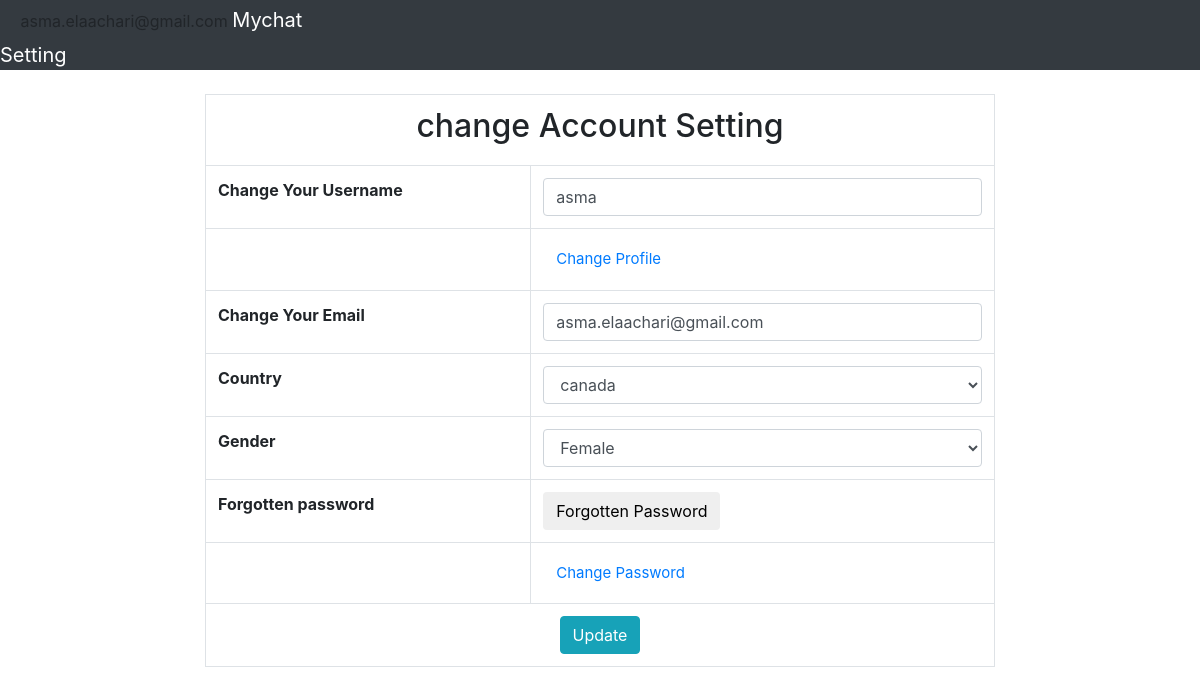
The app's page /setting_acount.php (signed in) with its own data.
### tables this page shows
CREATE TABLE `user` (
  `user_id` int(11) NOT NULL,
  `user_name` varchar(100) NOT NULL,
  `user_pass` varchar(100) NOT NULL,
  `user_email` varchar(100) NOT NULL,
  `user_profile` varchar(255) NOT NULL,
  `user_country` text NOT NULL,
  `user_gender` text NOT NULL,
  `forgetten_answer` varchar(100) NOT NULL,
  `log_in` varchar(7) NOT NULL
);

### setting_acount.php (the view, shortened to what this page needs)
<!DOCTYPE html>
<?php
include("include/connection.php");
include("include/header.php");
?>
<html lang="en">
<head>
    <link rel="stylesheet" href="https://maxcdn.bootstrapcdn.com/bootstrap/4.1.3/css/bootstrap.min.css">
</head>
<body>
    <div class="row">
        <div class="col-sm-2">
        </div>
        <?php
        $user = $_SESSION['user_email'];
        $get_user = "select * from user where user_email='$user'";
        $run_user = mysqli_query($con, $get_user);
        $row = mysqli_fetch_array($run_user);
        $user_name = $row['user_name'];
        $user_email = $row['user_email'];
        $user_country = $row['user_country'];
        $user_gender = $row['user_gender'];
        ?>
        <div class="col-sm-8">
            <form action="" method="post" enctype="multipart/form-data">
                <table class="table table-bordered table-hover">
                    <tr align="center">
                        <td colspan="6" class="active">
                            <h2>change Account Setting</h2>
                        </td>
                    </tr>
                    <tr>
                        <td style="font-weight: bold;"> Change Your Username </td>
                        <td>
                            <input type="text" name="u_name" class="form-control" required value="<?php echo $user_name; ?>">
                        </td>
                    </tr>
                    <tr><td></td><td> <a class="btn btn-default"  style="text-decoration: none; font-size:15px;" href="upload.php"><i class="fa fa-user" aria-hidden="true"></i>Change Profile </a></td></tr>
                    <tr>
                        <td style="font-weight: bold;"> Change Your Email </td>
                        <td>
                            <input type="email" name="u_email" class="form-control" required value="<?php echo $user_email; ?>">
                        </td>
                    </tr>
                    <tr>
                        <td  style=" font-weight:bold"> Country</td>
                        <td>
                            <select class="form-control" name="u_country" >
                                <option ><?php echo $user_country;?></option>
                            </select>
                        </td>
                    </tr>
                    <tr>
                        <td  style=" font-weight:bold"> Gender</td>
                        <td>
                            <select class="form-control" name="u_gender" >
                                <option ><?php echo $user_gender;?></option>
                            </select>
                        </td>
                    </tr>
                    <tr>
                        <td style="font-weight:bold;"> Forgotten password</td>
                        <td>
                            <button type="button" class="btn btn-default" data-toggle="modal" data-target="#myModal"> Forgotten Password</button>
                        </td>
                    </tr>
                    <tr> <td></td><td><a  class="btn btn-default"  style="text-decoration:none;font-size: 15px;" href="change_password.php"><i class="fa fa-key fa-fw" aria-hidden="true" ></i>Change Password</a></td></tr>
                    <tr align="center">
                        <td colspan="6">
                            <input type="submit" value="Update" name="Update" class="btn btn-info">
                        </td>
                    </tr>
                </table>
            </form>
        </div>
        <div class="col-sm-2">
        </div>
    </div>
</body>
</html>

### records on screen
user: u_name "asma", u_email "asma.elaachari@gmail.com", u_country "canada", u_gender "Female"

### other values on screen
$user "asma.elaachari@gmail.com"
